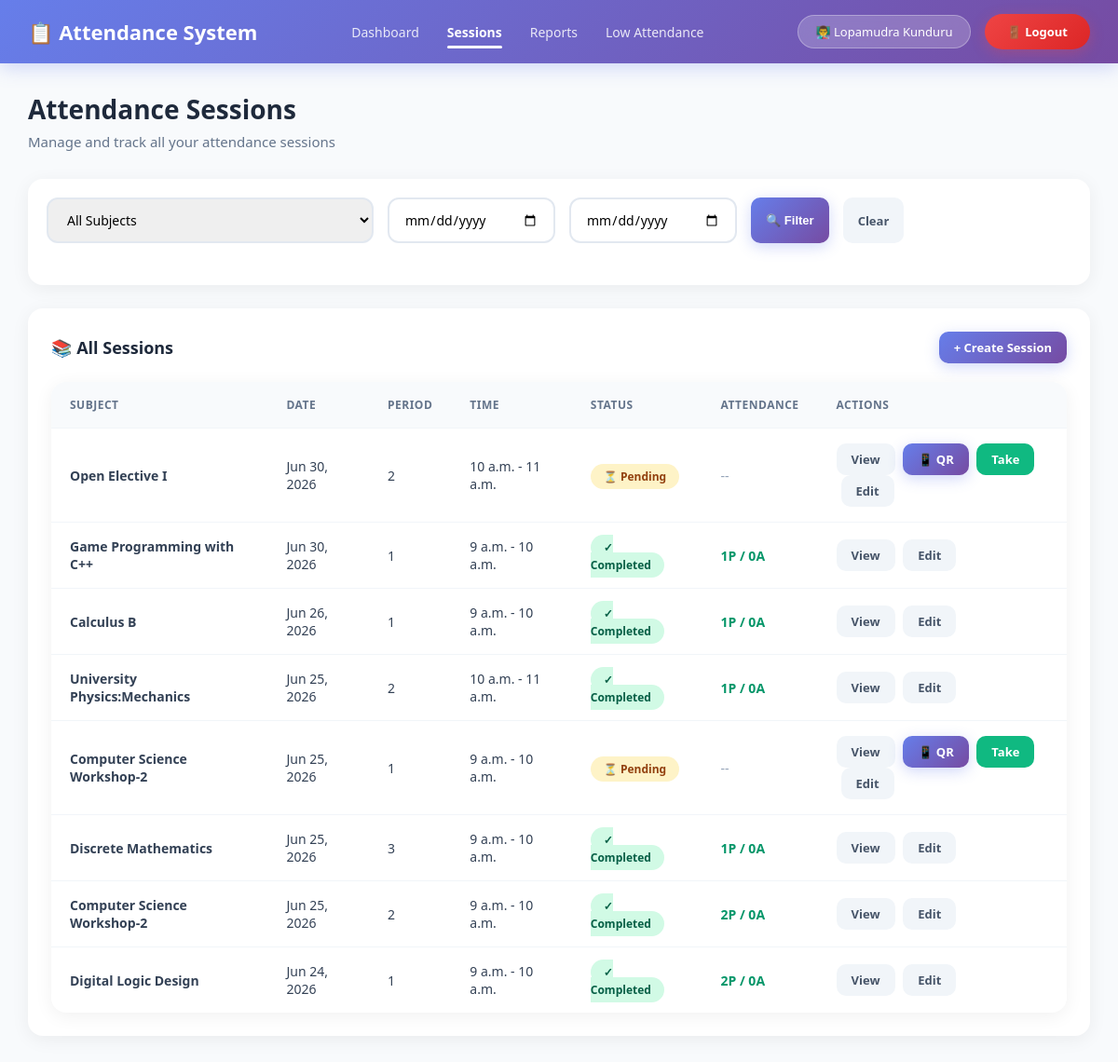
Before: /attendance/sessions/ (signed in) with the older database file.
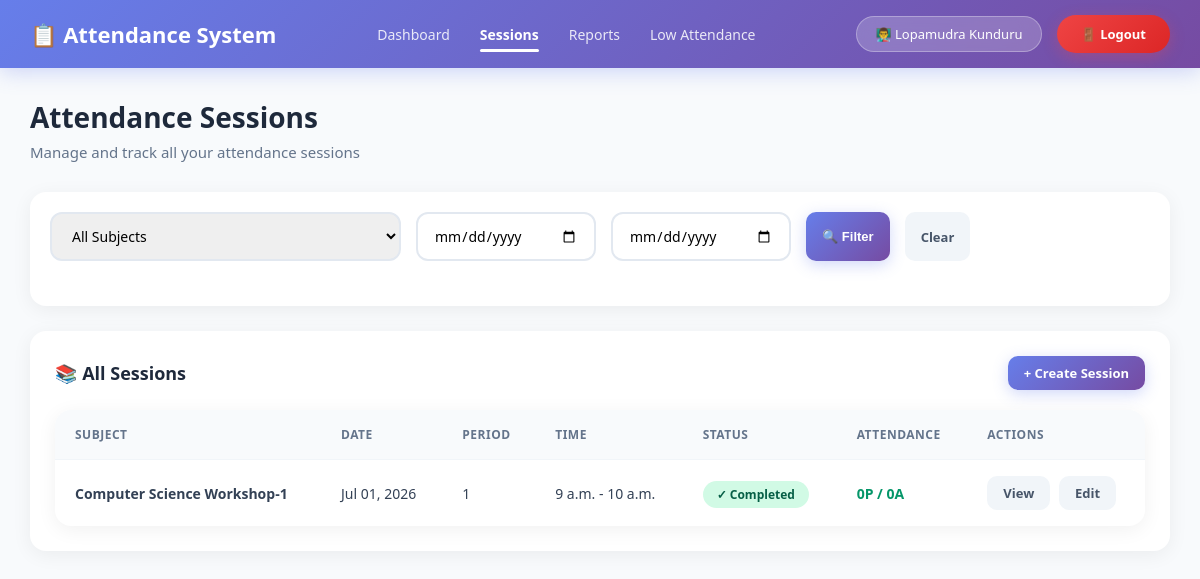
After: the same page with the newer database file.
### StudentManage_app/models.py (models this page shows, shortened)
class Teacher(models.Model):
    teacher_id = models.CharField(max_length=20, unique=True,null=True,blank=True)
    name = models.CharField(max_length=100)
    email = models.EmailField(unique=True)
    phone = models.CharField(max_length=15)
    qualification = models.CharField(max_length=100, null=True, blank=True)
    experience = models.IntegerField(default=0)
    department = models.ForeignKey(Department, on_delete=models.CASCADE)
    joining_date = models.DateField(null=True, blank=True)
    status = models.BooleanField(default=True)
    created_at = models.DateTimeField(null=True, blank=True)
    password_hash = models.CharField(max_length=128, blank=True, null=True)
    is_teacher_admin = models.BooleanField(default=False, help_text="Can manage other teachers")

class AttendanceSession(models.Model):
    SESSION_STATUS = [
        ('scheduled', 'Scheduled'),
        ('ongoing', 'Ongoing'),
        ('completed', 'Completed'),
        ('cancelled', 'Cancelled'),
    ]
    subject = models.ForeignKey('Subject', on_delete=models.CASCADE, related_name='sessions')
    teacher = models.ForeignKey('Teacher', on_delete=models.CASCADE, related_name='sessions_taken')
    date = models.DateField(default=timezone.now)
    period = models.CharField(max_length=50)
    start_time = models.TimeField()
    end_time = models.TimeField()
    status = models.CharField(max_length=20, choices=SESSION_STATUS, default='scheduled')
    is_completed = models.BooleanField(default=False)
    total_students = models.IntegerField(default=0)
    present_count = models.IntegerField(default=0)
    absent_count = models.IntegerField(default=0)
    late_count = models.IntegerField(default=0)
    excused_count = models.IntegerField(default=0)
    qr_uuid = models.UUIDField( blank=True, null=True, unique=True, editable=False)
    qr_enabled = models.BooleanField(default=False)
    qr_expires_at = models.DateTimeField(null=True, blank=True)
    created_at = models.DateTimeField(auto_now_add=True,null=True, blank=True)
    updated_at = models.DateTimeField(auto_now=True)
    class Meta:
        unique_together = ['subject', 'teacher', 'date', 'period']
        ordering = ['-date', '-start_time']

class Subject(models.Model):
    department = models.ForeignKey(Department, on_delete=models.CASCADE, related_name='subjects', null=True, blank=True)
    YEAR_CHOICES = (
        ('1st Year', '1st Year'),
        ('2nd Year', '2nd Year'),
        ('3rd Year', '3rd Year'),
        ('4th Year', '4th Year'),
    )
    SEMESTER_CHOICES = (
        ('1st Semester', '1st Semester'),
        ('2nd Semester', '2nd Semester'),
        ('3rd Semester', '3rd Semester'),
        ('4th Semester', '4th Semester'),
        ('5th Semester', '5th Semester'),
        ('6th Semester', '6th Semester'),
        ('7th Semester', '7th Semester'),
        ('8th Semester', '8th Semester'),
    )
    semester = models.CharField(max_length=20, choices=SEMESTER_CHOICES, null=True, blank=True)
    year = models.CharField(max_length=20, choices=YEAR_CHOICES, null=True, blank=True)
    subject_name = models.CharField(max_length=100)
    subject_code = models.CharField(max_length=20)
    credits = models.IntegerField(default=3)
    class Meta:
        unique_together = ['department', 'subject_code']
        ordering = ['department__name', 'year', 'semester', 'subject_name']

### StudentManage_app/views.py (the view)
# urls.py: path('attendance/sessions/', views.session_list, name='session_list'),
@teacher_login_required
def session_list(request):
    teacher = get_teacher(request)
    sessions = AttendanceSession.objects.filter(
        teacher=teacher
    ).select_related('subject').annotate(
        attendance_rate=Case(
            When(total_students__gt=0, then=F('present_count') * 100.0 / F('total_students')),
            default=0,
            output_field=FloatField()
        )
    ).order_by('-date', '-start_time')
    date_from = request.GET.get('date_from')
    date_to = request.GET.get('date_to')
    subject_id = request.GET.get('subject')
    status_filter = request.GET.get('status')
    if date_from:
        sessions = sessions.filter(date__gte=date_from)
    if date_to:
        sessions = sessions.filter(date__lte=date_to)
    if subject_id:
        sessions = sessions.filter(subject_id=subject_id)
    if status_filter:
        sessions = sessions.filter(status=status_filter)
    total_sessions = sessions.count()
    today_sessions = sessions.filter(date=timezone.now().date()).count()
    completed_sessions = sessions.filter(is_completed=True).count()
    subjects = Subject.objects.all()
    return render(request, 'StudentManage_app/attendance/session_list.html', {
        'teacher': teacher,
        'sessions': sessions,
        'subjects': subjects,
        'total_sessions': total_sessions,
        'today_sessions': today_sessions,
        'completed_sessions': completed_sessions,
    })

### StudentManage_app/views.py (called while the page is built)
def teacher_login_required(view_func):
    @wraps(view_func)
    def wrapper(request, *args, **kwargs):
        teacher_id = request.session.get('teacher_id')
        if not teacher_id:
            messages.error(request, "Please login as teacher to access this page.")
            return redirect('teacher_login')
        try:
            teacher = Teacher.objects.get(id=teacher_id, status=True)
            request.teacher = teacher
        except Teacher.DoesNotExist:
            if 'teacher_id' in request.session:
                del request.session['teacher_id']
            messages.error(request, "Session expired. Please login again.")
            return redirect('teacher_login')
        return view_func(request, *args, **kwargs)
    return wrapper

def get_teacher(request):
    teacher_id = request.session.get('teacher_id')
    if teacher_id:
        try:
            return Teacher.objects.get(id=teacher_id, status=True)
        except Teacher.DoesNotExist:
            if 'teacher_id' in request.session:
                del request.session['teacher_id']
    return None

### StudentManage_app/templates/StudentManage_app/attendance/session_list.html (shortened to what this page needs)
{% extends 'StudentManage_app/attendance/base.html' %}
{% block content %}
<div class="page-header">
    <h1>Attendance Sessions</h1>
    <p>Manage and track all your attendance sessions</p>
</div>
<div class="card" style="padding: 20px;">
    <form method="get" class="filters">
        <select name="subject" class="form-control">
            <option value="">All Subjects</option>
        </select>
        <input type="date" name="date_from" class="form-control" value="{{ request.GET.date_from }}" placeholder="From Date">
        <input type="date" name="date_to" class="form-control" value="{{ request.GET.date_to }}" placeholder="To Date">
        <button type="submit" class="btn btn-primary btn-sm">🔍 Filter</button>
        <a href="{% url 'session_list' %}" class="btn btn-secondary btn-sm">Clear</a>
    </form>
</div>
<div class="card">
    <div class="card-header">
        <span class="card-title">📚 All Sessions</span>
        <a href="{% url 'session_create' %}" class="btn btn-primary btn-sm">+ Create Session</a>
    </div>
    <div class="table-container">
        <table>
            <thead>
                <tr>
                    <th>Subject</th>
                    <th>Date</th>
                    <th>Period</th>
                    <th>Time</th>
                    <th>Status</th>
                    <th>Attendance</th>
                    <th>Actions</th>
                </tr>
            </thead>
            <tbody>
                {% for session in sessions %}
                <tr>
                    <td><strong>{{ session.subject.subject_name }}</strong></td>
                    <td>{{ session.date|date:"M d, Y" }}</td>
                    <td>{{ session.period }}</td>
                    <td>{{ session.start_time|default:"--:--" }} - {{ session.end_time|default:"--:--" }}</td>
                    <td>
                        {% if session.is_completed %}
                            <span class="badge badge-success">✓ Completed</span>
                        {% else %}
                            <span class="badge badge-warning">⏳ Pending</span>
                        {% endif %}
                    </td>
                    <td>
                        {% if session.is_completed %}
                            <span style="color: #059669; font-weight: 600;">
                                {{ session.present_count }}P / {{ session.absent_count }}A
                            </span>
                        {% else %}
                            <span style="color: #94a3b8;">--</span>
                        {% endif %}
                    </td>
                    <td>
                        <a href="{% url 'session_detail' session.id %}" class="btn btn-secondary btn-sm">View</a>
                        {% if not session.is_completed %}
                        {% if not session.is_completed %}
                         <a href="{% url 'generate_qr' session.id %}" class="btn btn-primary btn-sm" style="margin-left: 5px;">📱 QR</a>
                        {% endif %}
                        <a href="{% url 'take_attendance' session.id %}" class="btn btn-success btn-sm" style="margin-left: 5px;">Take</a>
                        {% endif %}
                        <a href="{% url 'edit_attendance' session.id %}" class="btn btn-secondary btn-sm" style="margin-left: 5px;">Edit</a>
                    </td>
                </tr>
                {% endfor %}
            </tbody>
        </table>
    </div>
</div>
{% endblock %}

### StudentManage_app/templates/StudentManage_app/attendance/base.html (shortened to what this page needs)
<!DOCTYPE html>
<html lang="en">
<head>
</head>
<body>
    <nav class="navbar">
    <a href="{% url 'attendance_dashboard' %}" class="navbar-brand">
        📋 Attendance System
    </a>
    <div class="nav-links">
        <a href="{% url 'attendance_dashboard' %}" class="{% if request.resolver_match.url_name == 'attendance_dashboard' %}active{% endif %}">Dashboard</a>
        <a href="{% url 'session_list' %}" class="{% if request.resolver_match.url_name == 'session_list' %}active{% endif %}">Sessions</a>
        <a href="{% url 'attendance_report' %}" class="{% if request.resolver_match.url_name == 'attendance_report' %}active{% endif %}">Reports</a>
        <a href="{% url 'low_attendance_report' %}" class="{% if request.resolver_match.url_name == 'low_attendance_report' %}active{% endif %}">Low Attendance</a>
    </div>
    <div class="navbar-user">
        <span class="teacher-badge">
            {% if teacher %}
                👨‍🏫 {{ teacher.name }}
            {% else %}
                👤 {{ request.user.username }}
            {% endif %}
        </span>
        <form method="post" action="{% url 'teacher_logout'%}" style="display: inline; margin: 0;">
            <button type="submit" class="btn-logout" style="
                background: linear-gradient(135deg, #ef4444 0%, #dc2626 100%);
                color: white;
                border: none;
                padding: 10px 24px;
                border-radius: 25px;
                font-size: 13px;
                font-weight: 600;
                cursor: pointer;
                font-family: 'Segoe UI', Tahoma, Geneva, Verdana, sans-serif;
                transition: all 0.3s;
                box-shadow: 0 4px 15px rgba(239, 68, 68, 0.3);
            " onmouseover="this.style.transform='translateY(-2px)'; this.style.boxShadow='0 6px 20px rgba(239, 68, 68, 0.4)'"
            onmouseout="this.style.transform=''; this.style.boxShadow='0 4px 15px rgba(239, 68, 68, 0.3)'">
                🚪 Logout
            </button>
        </form>
    </div>
</nav>
    <div class="content">
        {% block content %}{% endblock %}
    </div>
</body>
</html>

Changed rows visible on the page:
removed AttendanceSession: subject.subject_name "Open Elective I", date "Jun 30, 2026", period "2", start_time "10 a.m.", end_time "11 a.m.", is_completed "⏳ Pending"
removed AttendanceSession: subject.subject_name "Game Programming with C++", date "Jun 30, 2026", period "1", start_time "9 a.m.", end_time "10 a.m.", is_completed "✓ Completed", present_count "1", absent_count "0"
removed AttendanceSession: subject.subject_name "Calculus B", date "Jun 26, 2026", period "1", start_time "9 a.m.", end_time "10 a.m.", is_completed "✓ Completed", present_count "1", absent_count "0"
removed AttendanceSession: subject.subject_name "University Physics:Mechanics", date "Jun 25, 2026", period "2", start_time "10 a.m.", end_time "11 a.m.", is_completed "✓ Completed", present_count "1", absent_count "0"
removed AttendanceSession: subject.subject_name "Discrete Mathematics", date "Jun 25, 2026", period "3", start_time "9 a.m.", end_time "10 a.m.", is_completed "✓ Completed", present_count "1", absent_count "0"
removed AttendanceSession: subject.subject_name "Computer Science Workshop-2", date "Jun 25, 2026", period "2", start_time "9 a.m.", end_time "10 a.m.", is_completed "✓ Completed", present_count "2", absent_count "0"
removed AttendanceSession: subject.subject_name "Digital Logic Design", date "Jun 24, 2026", period "1", start_time "9 a.m.", end_time "10 a.m.", is_completed "✓ Completed", present_count "2", absent_count "0"
changed AttendanceSession: subject.subject_name "Computer Science Workshop-2" → "Computer Science Workshop-1"; date "Jun 25, 2026" → "Jul 01, 2026"; present_count (not shown) → "0"; absent_count (not shown) → "0"; is_completed "⏳ Pending -- 📱 QR Take" → "✓ Completed P / A"
